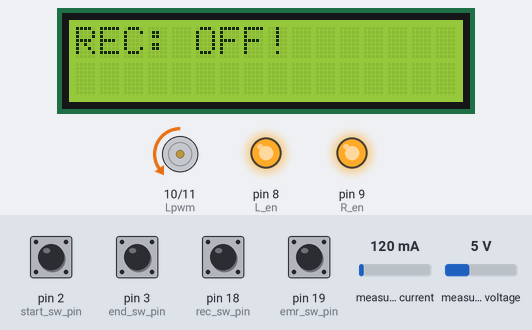
This sketch was run on a simulated Arduino Uno, built with avr-gcc and run on an emulated ATmega328P. On the bench: 16×2 character LCD, motor-driver pin pairs drawn as motors (green arrow = first pin HIGH = forward, orange = second pin HIGH = backward, longer = more drive), output pins drawn as LEDs (lit = HIGH). Inputs (shaded band) come from the test bench; at power-on: pin 2 (start_sw_pin), pin 3 (end_sw_pin), pin 18 (rec_sw_pin), pin 19 (emr_sw_pin) LOW, measured current 120 mA, measured voltage 5 V. The local clock reads 2024-03-15 10:24:30 at power-on unless the sketch sets it; storage starts empty; what the sketch prints to the serial monitor is not drawn.

Above: at 1.2 s.
1.3 s: pin 18 (rec_sw_pin) pulled HIGH for 0.15 s
At 1.43 s:
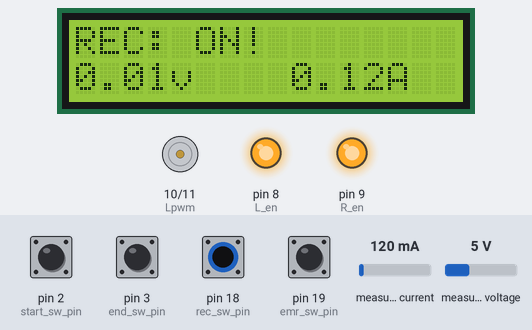
3.1 s: pin 19 (emr_sw_pin) pulled HIGH for 0.15 s
At 3.22 s:
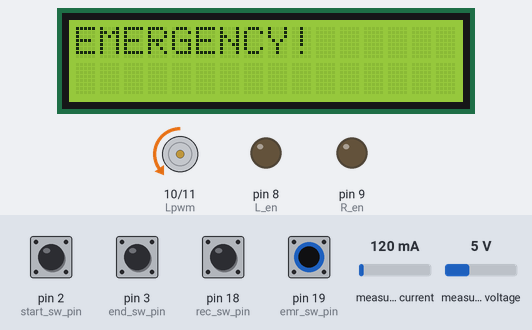
5.0 s: pin 18 (rec_sw_pin) pulled HIGH for 1 s
At 6.7 s:
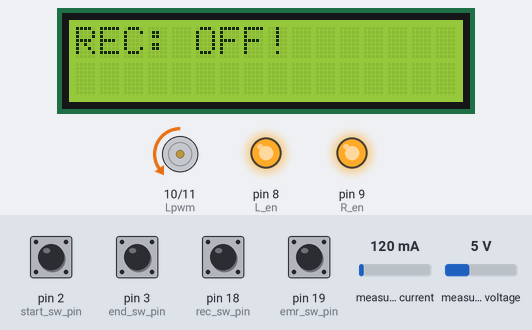
7.5 s: pin 2 (start_sw_pin) pulled HIGH for 0.15 s
At 7.6 s:
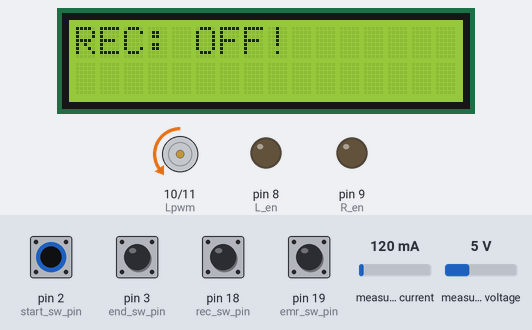
9.1 s: pin 18 (rec_sw_pin) pulled HIGH for 1 s
At 10.22 s:
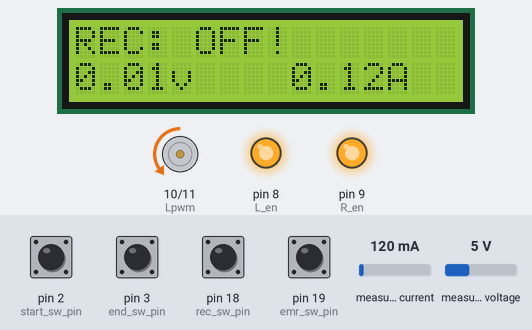
13.1 s: pin 2 (start_sw_pin) pulled HIGH for 1 s
At 15.0 s:
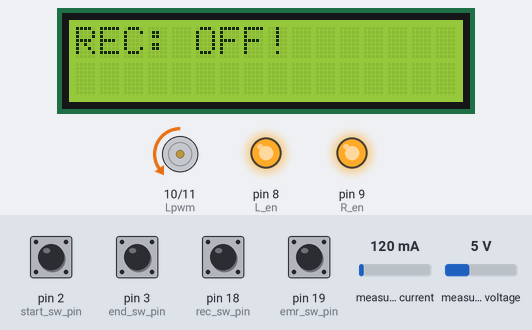
Timing chart, 0 to 16.5 s (numbered marks = the images above; inputs shaded):
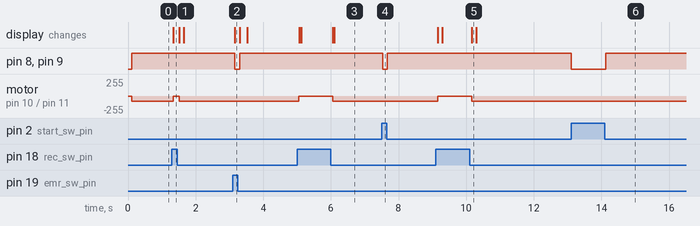

Measured:
- after the input at 1.3 s, motor on pin 10 (Lpwm) / pin 11 (Rpwm): backward 80/255 → stopped at once, → backward 80/255 0.19 s later; the display: changes at once (image 1)
- after the input at 3.1 s, pin 8 (L_en), pin 9 (R_en): HIGH → LOW after 0.05 s, → HIGH 0.15 s later; the display: changes after 0.05 s (image 2)
- after the input at 5.0 s, motor on pin 10 (Lpwm) / pin 11 (Rpwm): backward 80/255 → stopped after 0.06 s, → backward 80/255 1.0 s later; the display: first changes after 0.06 s (image 3 shows a later state)
- after the input at 7.5 s, pin 8 (L_en), pin 9 (R_en): HIGH → LOW at once, → HIGH 0.14 s later
- after the input at 9.1 s, motor on pin 10 (Lpwm) / pin 11 (Rpwm): backward 80/255 → stopped after 0.06 s, → backward 80/255 1.0 s later; the display: first changes after 0.06 s (image 5 shows a later state)
- after the input at 13.1 s, pin 8 (L_en), pin 9 (R_en): HIGH → LOW at once, → HIGH 1.0 s later

The sketch:

TBRD_8.ino
```cpp
//volt-amp meter
#include <Adafruit_INA219.h>
#include <Wire.h>

//SD card
#include <SPI.h>
#include <SD.h>

// RTC module
#include <DS3232RTC.h>

// LCD
#include <LiquidCrystal_I2C.h>

//timer
#include <timer.h>

//pin numbers
const int chipSelect = 53; //SD module
//driver motor pins
const int R_en = 9;
const int L_en = 8;
const int Rpwm = 11;
const int Lpwm = 10;
//switches
const int start_sw_pin = 2; //start position switch (interrupt pin)
const int end_sw_pin = 3; //end position switch (interrupt pin)
const int emr_sw_pin = 19; //emergency stop switch (interrupt pin)
const int rec_sw_pin = 18; //record switch (interrupt pin)


//variables
//volt-amp meter
  float shuntvoltage_mV = 0;
  float busvoltage_V = 0;
  float current_mA = 0;
  float loadvoltage_V = 0;
  float power_mW = 0;
//motor
int pwm = 0;
//tunable variables
float max_current_mA = 3000.0;
int start_pwm = 100;
int cruse_pwm = 80;
//others
int overload_rate = 0;
int optimal_overload_rate = 10;
int max_overload_rate = 50;
String pre_msg = "";    // for non-iterative printing
int pre_row = 10;    // for non-iterative lcd clearing
//logger
String data = "";

Adafruit_INA219 ina219(0x40); //volt-amp meter
File dataFile; //logger
LiquidCrystal_I2C lcd(0x27,16,2);


//timer
auto timer = timer_create_default(); // create a timer with default settings
bool refresh_lcd(void *) {
  lcd.clear();
  return true; // repeat? true
}

int motor_func(int dir = 0, int voltage = 0) { //driver motor_func function: dir={0:break,1:cw,-1:ccw}, voltage: pwm

  if (voltage <= 255 && voltage >= 0) {
    if (dir == 0) {
      digitalWrite(R_en, LOW);
      digitalWrite(L_en, LOW);
      //      digitalWrite(Rpwm, LOW);
      //      digitalWrite(Lpwm, LOW);
      return 0;
    }
    else if (dir == 1) {
      digitalWrite(R_en, HIGH);
      digitalWrite(L_en, HIGH);
      analogWrite(Rpwm, voltage);
      digitalWrite(Lpwm, LOW);
      return 1;
    }
    else if (dir == -1) {
      digitalWrite(R_en, HIGH);
      digitalWrite(L_en, HIGH);
      digitalWrite(Rpwm, LOW);
      analogWrite(Lpwm, voltage);
      return -1;
    }
    else {
      return 2; //error: invalid dir value
    }
  }
  else {
    return 3; //error: invalid pwm value
  }
}


void setup() {
  Serial.begin(115200);

  timer.every(300, refresh_lcd);

  //lcd
  lcd.init();
  lcd.backlight();
  lcdprinter(0,0,"TBRD");

  //motor_func
  pinMode(R_en, OUTPUT);
  pinMode(L_en, OUTPUT);
  pinMode(Rpwm, OUTPUT);
  pinMode(Lpwm, OUTPUT);
  digitalWrite(R_en, LOW);
  digitalWrite(L_en, LOW);
  digitalWrite(Rpwm, LOW);
  digitalWrite(Lpwm, LOW);


  pinMode(start_sw_pin, INPUT);
  attachInterrupt(digitalPinToInterrupt(start_sw_pin), start_sw, CHANGE);
  pinMode(end_sw_pin, INPUT);
  attachInterrupt(digitalPinToInterrupt(end_sw_pin), end_sw, CHANGE);
  pinMode(emr_sw_pin, INPUT);
  attachInterrupt(digitalPinToInterrupt(emr_sw_pin), emr_sw, CHANGE);
  pinMode(rec_sw_pin, INPUT);
  attachInterrupt(digitalPinToInterrupt(rec_sw_pin), rec_sw, CHANGE);


  // the function to get the time from the RTC (PC)
  setSyncProvider(RTC.get);
  if (timeStatus() != timeSet) {
    Serial.println("Unable to sync with the RTC");
  } else {
    Serial.println("RTC has set the system time");
  }

  //initiate volt-amp meter
  ina219.begin();

}

void loop() {
  timer.tick(); // tick the timer
  shuntvoltage_mV = ina219.getShuntVoltage_mV();
  current_mA = ina219.getCurrent_mA();
  busvoltage_V = ina219.getBusVoltage_V();
  power_mW = ina219.getPower_mW();
  loadvoltage_V = busvoltage_V + (shuntvoltage_mV / 1000);

  String t = String(year()) + "/" + String(month()) + "/" + String(day()) + "," + String(hour()) + ":" + String(minute()) + ":" + String(second());
  String motor_spec = String(shuntvoltage_mV)+","+String(current_mA)+","+String(busvoltage_V)+","+String(power_mW)+","+String(loadvoltage_V);
  data =t+","+motor_spec;


  if (emr_sw() == 0) {  //emergency = off

    if (!SD.begin(chipSelect)) {
      printer("Card failed, or not present");
      // don't do anything more:
      lcdprinter(0,0,"SD: failed");
      while (1);

    }

    if (rec_sw() == 1) {  // recorder = on
      printer("recorder: ON!");
      lcdprinter(0,0,"REC: ON!");
      lcdprinter(1,0,String(shuntvoltage_mV/1000)+"v");
      lcdprinter(1,9,String(current_mA/1000)+"A");
      dataFile = SD.open("datalog.txt", FILE_WRITE);
      if (dataFile) {   //log file is ok
        printer("log file: OK!");
        if (start_sw() == 1 && end_sw() == 0) {
          printer("stage 1");
          pwm = start_pwm;
          overload_rate = 0;
          dataFile.println("------------------------------------------------------");
          dataFile.println("YEAR/MONTH/DAY,HOUR:MINUTE:SECOND,shuntvoltage_mV,current_mA,busvoltage_V,power_mW,loadvoltage_V");
          dataFile.close();
          motor_func(-1, pwm);
        }
        else if (start_sw() == 0 && end_sw() == 1) {
          printer("stage 3");
          motor_func(0, 0);
          printer("test finished!");
        }
        else if (start_sw() == 0 && end_sw() == 0) {
          printer("stage 2");
          if (overload_rate < max_overload_rate) { //motor current is nominal
            motor_func(-1, pwm);
            dataFile.println(data);
            dataFile.close();
            if (current_mA > max_current_mA) {  //motor current pass the limit
              overload_rate += 1;
            }
            if (overload_rate > optimal_overload_rate) {  //increase motor pwm for nominal overload rate values
              if (pwm < 255 - optimal_overload_rate) {
                pwm = pwm + optimal_overload_rate;
              }
              else {
                pwm = 255;
              }
            }
          }
          else {  //motor overloaded
            //motor overload
            motor_func(0, 0);
            dataFile.println("motor overloaded!");
            dataFile.close();
            printer("ERROR: motor overloaded!");
            lcdprinter(0,0,"MOTOR OVERLOAD!");
          }
        }
        else {
          printer("ERROR: courses' switches malfunction!");
          lcdprinter(0,0,"switch problem");
          dataFile.close();
        }

      }
      else {  //can't ope log file
        printer("ERROR: problem with logfile");
        lcdprinter(0,0,"logfile error");
      }
    }
    else {    //recorder = off
      printer("recorder: OFF!");
      lcdprinter(0,0,"REC: OFF!");
      if (start_sw() == 0 && end_sw() == 1) {
        motor_func(1, cruse_pwm);
      }
      else if(start_sw() == 1 && end_sw() == 0){
        motor_func(0, 0);
      }
      else if(start_sw() == 0 && end_sw() == 0){
        motor_func(1, cruse_pwm);
      }
      else{
        printer("ERROR: courses' switches malfunction!");
        lcdprinter(0,0,"switch problem");
      }
      dataFile.close();
    }
  }
  else {  //emergency = on
    printer("ERROR: emergency switch is activated!");
    lcdprinter(0,0,"EMERGENCY!");
    motor_func(0, 0);
    dataFile.println("emergency switch is activated!");
    dataFile.close();
  }


}


int start_sw() { //start position switch function
  int start_sw_val = digitalRead(start_sw_pin);
  if (start_sw_val == 1) {
    return 1;
  }
  else {
    return 0;
  }
}


int end_sw() { //end position switch function
  int end_sw_val = digitalRead(end_sw_pin);
  if (end_sw_val == 1) {
    return 1;
  }
  else {
    return 0;
  }
}


int emr_sw() { //emergency stop switch function
  int emr_sw_val = digitalRead(emr_sw_pin);
  if (emr_sw_val == 1) {
    return 1;
  }
  else {
    return 0;
  }
}


int rec_sw() { //record switch function
  int rec_sw_val = digitalRead(rec_sw_pin);
  if (rec_sw_val == 1) {
    return 1;
  }
  else {
    return 0;
  }
}


void printer(String msg) {
  if (msg != pre_msg) {
    Serial.println(msg);
  }
  pre_msg = msg;
}


void lcdprinter(int row, int col, String lcd_msg) {

  lcd.setCursor(col,row);
  lcd.print(lcd_msg);
}
```
